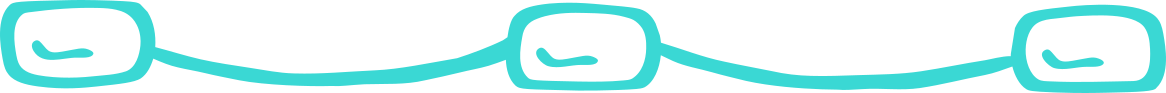
#> input picture Josie-David_CenterLaneSwim/Old/3 LANE ROPE OUTLINE.png, 1166 x 93 px, found by its file name
$ python crop-rope.py
#> lines starting #> are read from the running program, lines starting #| are printed output that depends on the picture
from PIL import Image

src = Image.open(r'f:/GitHub/Websites/Josie-David_CenterLaneSwim/3 LANE ROPE OUTLINE.png').convert('RGBA')
#> src is the input picture: PIL image 1166x93 RGBA; mean R, G, B, A 204.3, 245, 244, 60.4
w, h = src.size
#> w = 1166; h = 93
print(f"Source: {w} x {h}")
#| Source: 1166 x 93

# Buoy centers found at x ~= 77, 582, 1088
left = 77
right = 1088
crop = src.crop((left, 0, right, h))
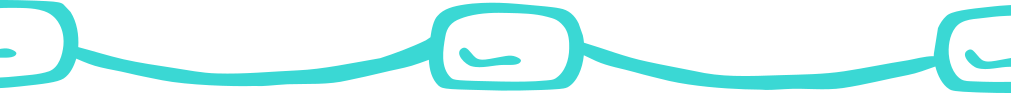
#> crop: PIL image 1011x93 RGBA; mean R, G, B, A 208.7, 245.9, 244.9, 55.2; transparent parts drawn white
print(f"Crop: {crop.size}")
#| Crop: (1011, 93)

out = r'f:/GitHub/Websites/Josie-David_CenterLaneSwim/3-lane-rope-tile.png'
crop.save(out, 'PNG', optimize=True)
print(f"Saved: {out}")
